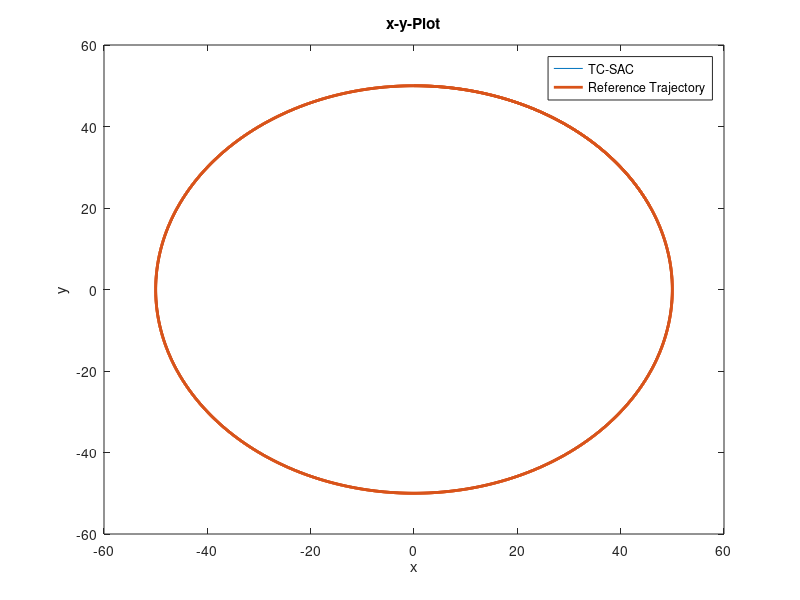
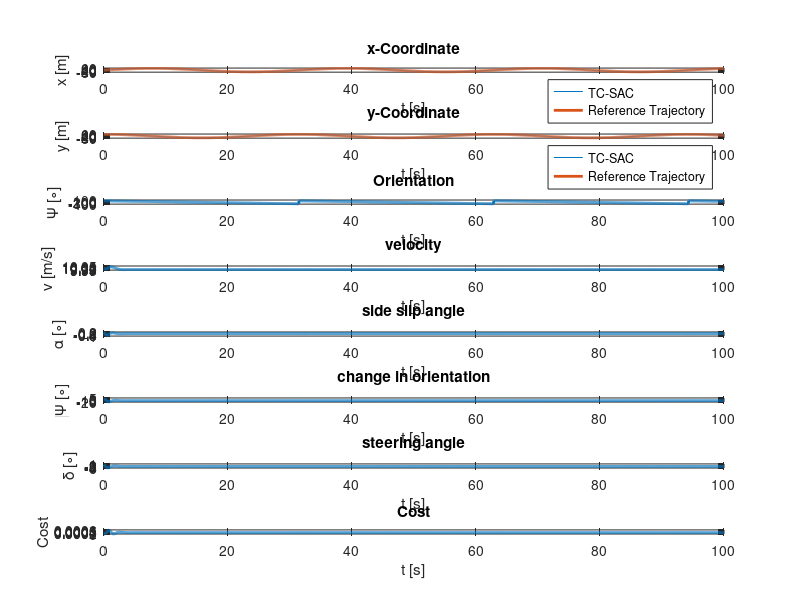
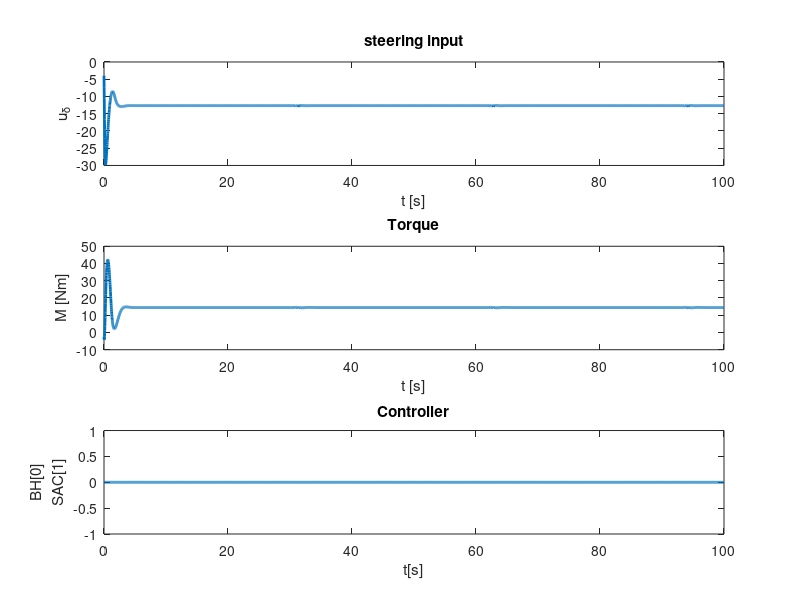

Source code (MATLAB) for these figures, in order:
clear all;
close all;

data=load('result_Circle.txt');

t=data(:,1);
x1=data(:,2);
x2=data(:,3);
x3=data(:,4);
x4=data(:,5);
x5=data(:,6);
x6=data(:,7);
x7=data(:,8);
Cost=data(:,9);

for i=1:size(t)+50
x_t(i,1)=50*sin(2*pi*0.031830988618379*t(2)*(i-1));
y_t(i,1)=50*cos(2*pi*0.031830988618379*t(2)*(i-1));
end
for i=1:size(t)
Cost(i,1)=(t(2)-t(1))*((x1(i)-x_t(i,1))*(x1(i)-x_t(i,1))+(x2(i)-y_t(i,1))*(x2(i)-y_t(i,1))+0.1*(x4(i)-10)*(x4(i)-10));
end

u1=data(:,10);
u2=data(:,11);

controller=data(:,12);

figure(1)

plot(x1,x2,x_t(1:size(t)),y_t(1:size(t)),'LineWidth',2)
xlabel('x');
ylabel('y');
title('x-y-Plot');
legend('TC-SAC','Reference Trajectory');



figure(2)
title('States');
subplot(8,1,1)
plot(t,x1,t,x_t(1:size(t)),'LineWidth',2)
xlabel('t [s]');
ylabel('x [m]');
title('x-Coordinate');
legend('TC-SAC','Reference Trajectory');

subplot(8,1,2)
plot(t,x2,t,y_t(1:size(t)),'LineWidth',2)
xlabel('t [s]');
ylabel('y [m]');
title('y-Coordinate');
legend('TC-SAC','Reference Trajectory');

subplot(8,1,3)
plot(t,x3,'LineWidth',2)
xlabel('t [s]');
ylabel('\Psi [\circ]');
title('Orientation');

subplot(8,1,4)
plot(t,x4,'LineWidth',2)
xlabel('t [s]');
ylabel('v [m/s]');
title('velocity');

subplot(8,1,5)
plot(t,x5,'LineWidth',2)
xlabel('t [s]');
ylabel('\alpha [\circ]');
title('side slip angle');

subplot(8,1,6)
plot(t,x6,'LineWidth',2)
xlabel('t [s]');
ylabel('\Psi [\circ]');
title('change in orientation');

subplot(8,1,7)
plot(t,x7,'LineWidth',2)
xlabel('t [s]');
ylabel('\delta [\circ]');
title('steering angle');

subplot(8,1,8)
plot(t,Cost,'LineWidth',2)
xlabel('t [s]');
ylabel('Cost');
title('Cost');

figure(3)
title('Control Inputs');

subplot(3,1,1)
plot(t,u1,'LineWidth',2)
xlabel('t [s]');
ylabel('u_\delta');
title('steering input');

subplot(3,1,2)
plot(t,u2,'LineWidth',2)
xlabel('t [s]');
ylabel('M [Nm]');
title('Torque');

subplot(3,1,3)
plot(t,controller,'LineWidth',2)
xlabel('t[s]');
ylabel({'BH[0]','SAC[1]'});
title('Controller');
